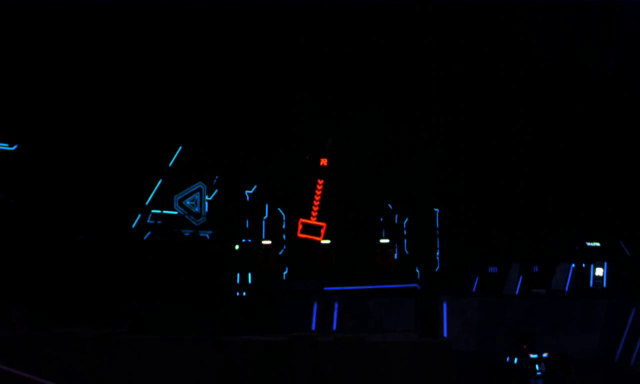
//> input picture frame 28 of week1/招新T4识别能量机关/video.mp4, 1280 x 768 px (shown at 1/2 size)
$ ./main   (built with g++ and OpenCV 4)
//> lines starting //> are read from the running program, lines starting //| are printed output that depends on the picture; after the words box and inside, x2 and y2 are one past the last pixel; in counts of white or black regions, pixels touching at a corner belong together
#include <iostream>
#include <opencv2/core/core.hpp>
#include <opencv2/highgui/highgui.hpp>
#include <opencv2/imgproc.hpp>
#include <opencv2/opencv.hpp>
#include <opencv2/imgproc.hpp>
#include <opencv2/video.hpp>
#include <cmath>
using namespace std;
using namespace cv;
#define Max(a,b) ((a>b)?a:b)
#define Min(a,b) ((a<b)?a:b)
cv::Point2f ctp;
double getDistance(cv::Point2f p1,cv::Point2f p2){
    return	sqrt((p1.x-p2.x)*(p1.x-p2.x)+(p1.y-p2.y)*(p1.y-p2.y));
}
bool cmp(cv::Point2f p1,cv::Point2f p2){
    return getDistance(p1,ctp) < getDistance(p2,ctp);
}
cv::Point2f get5thPoint(cv::Point2f P[],cv::Point2f Rpoint){
    ctp = Rpoint;
    sort(P,P+4,cmp);
    return cv::Point2f((P[0].x+P[1].x)/2, (P[0].y+P[1].y)/2);
}
int getRate(cv::Point2f P[],cv::Point2f Rpoint){
    int min1 =0;
    int min2 =1;
    for(int i=2;i<7;i++){
        if(getDistance(P[i%4],Rpoint)<getDistance(P[min1],Rpoint)) {
            if (min2 != i % 4) {
                min1 = i % 4;
            } else {
                int tt = min2;
                min2 = min1;
                min1 = tt;
            }
        }else if(getDistance(P[i%4],Rpoint)<getDistance(P[min2],Rpoint)){
            if(min1!=i%4) {
                min2 = i % 4;
            }
        }
    }
    if(Max(min1,min2)!=3){
        return max(min1,min2);
    }else if(Min(min1,min2)==0){
        return 0;
    }else{
        return max(min1,min2);
    }

}

cv::Point2f _get5thPoint(cv::Point2f P[],cv::Point2f Rpoint){
    ctp = Rpoint;
    sort(P,P+4,cmp);
    double x1 = P[0].x,y1 = P[0].y;
    double x2 = P[1].x,y2 = P[1].y;
    double x3 = (P[2].x+P[3].x)/2,y3 = (P[2].y+P[3].y)/2;
    double x4 = Rpoint.x,y4 = Rpoint.y;
    double resX = ((x1*y2-y1*x2)*(x3-x4)-(x1-x2)*(x3*y4-y3*x4))/((x1-x2)*(y3-y4)-(y1-y2)*(x3-x4));
    double resY = ((x1*y2-y1*x2)*(y3-y4)-(y1-y2)*(x3*y4-y3*x4))/((x1-x2)*(y3-y4)-(y1-y2)*(x3-x4));
    //return cv::Point2f((P[0].x+P[1].x)/2, (P[0].y+P[1].y)/2);
    return cv::Point2f(resX,resY);
}

int main() {
    const int cycR=20;//to find out centre

    VideoCapture capture;
    Mat OriginalImg;
    capture.open("./video.mp4");
    if(!capture.isOpened()){
        cout<<"can not open ..."<<endl;
        return-1;
    }
    Point2f centre;
    while(capture.read(OriginalImg)) {
//> OriginalImg is the input picture: 768 rows x 1280 cols, CV_8UC3; mean B, G, R 3.8, 1.7, 1.3
        //capture>>OriginalImg;


        //OriginalImg = imread("../ai3.jpg", IMREAD_COLOR);//读取原始彩色图像
        if (OriginalImg.empty())  //判断图像对否读取成功
        {
            cout << "错误!读取图像失败\n";
            return -1;
        }
        imshow("begin", OriginalImg);

        Mat srcImage = OriginalImg;
        vector<Mat> channels;    //vector<Mat>： 可以理解为存放Mat类型的容器（数组）
        split(srcImage, channels);  //对原图像进行通道分离，即把一个3通道图像转换成为3个单通道图像channels[0],channels[1] ,channels[2]
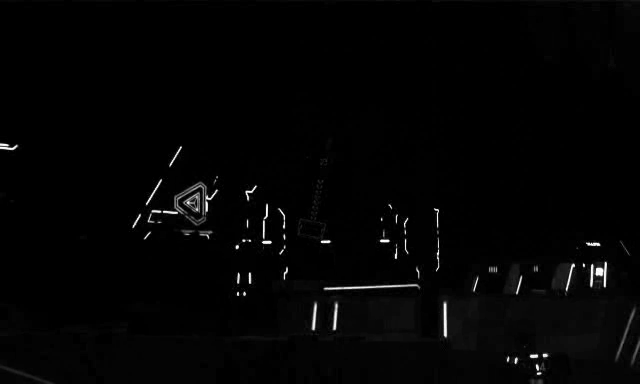
//> channels[0]: 768 rows x 1280 cols, CV_8UC1 (shown at 1/2 size); min 0, max 255, mean 3.8
        vector<Mat> mbgr(3);    //创建类型为Mat，数组长度为3的变量mbgr
        Mat hideChannel(srcImage.size(), CV_8UC1, Scalar(0));//需要隐藏的通道。尺寸与srcImage相同，单通道黑色图像。
        //Apricity-
        //注意：0通道为B分量，1通道为G分量，2通道为R分量。因为：RGB色彩空间在opencv中默认通道顺序为BGR！！！
        //【1】显示彩色的B-蓝色分量。
        Mat imageB(srcImage.size(), CV_8UC3);    //创建尺寸与srcImage相同，三通道图像imageB
        mbgr[0] = channels[0];
        mbgr[1] = hideChannel;
//> mbgr[1]: 768 rows x 1280 cols, CV_8UC1; every value is 0
        mbgr[2] = hideChannel;
        merge(mbgr, imageB);
        //imshow("imageB-蓝色通道", imageB);

        //【2】显示彩色的G分量
        Mat imageG(srcImage.size(), CV_8UC3);//创建尺寸与srcImage相同，三通道图像imageG
        mbgr[0] = hideChannel;
        mbgr[1] = channels[1];
        mbgr[2] = hideChannel;
        merge(mbgr, imageG);
        //imshow("imageG-绿色通道", imageG);

        //【3】显示彩色的R分量
        Mat imageR(srcImage.size(), CV_8UC3);//创建尺寸与srcImage相同，三通道图像imageR
        mbgr[0] = hideChannel;
        mbgr[1] = hideChannel;
        mbgr[2] = channels[2];
        merge(mbgr, imageR);
        //imshow("imageR-红色通道", imageR);

        Mat B = imageB.clone();

        blur(imageB, imageB, Size(3, 3));
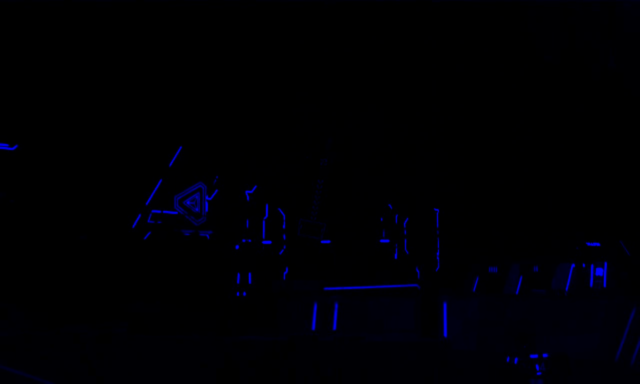
//> imageB: 768 rows x 1280 cols, CV_8UC3 (shown at 1/2 size); mean B, G, R 3.8, 0, 0
        cvtColor(srcImage, srcImage, COLOR_RGB2GRAY);
        cvtColor(imageB, imageB, COLOR_RGB2GRAY);
//> imageB: 768 rows x 1280 cols, CV_8UC1

        srcImage *= 1.5;
        srcImage *= 3;
        srcImage -= 20;
        Mat element = getStructuringElement(MORPH_RECT, Size(3, 3));
        morphologyEx(srcImage, srcImage, MORPH_OPEN, element);
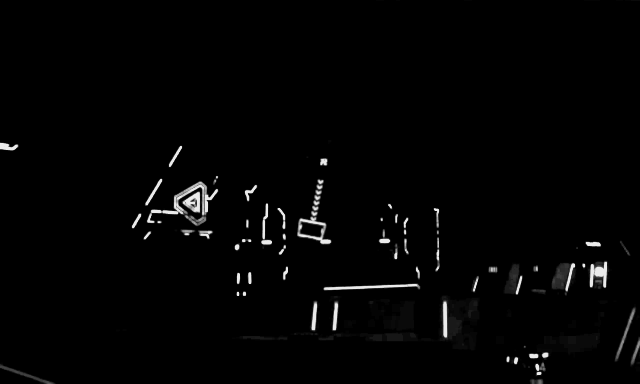
//> srcImage: 768 rows x 1280 cols, CV_8UC1 (shown at 1/2 size); min 0, max 235, mean 4

        imageB = (imageB * 11 - 140) * 1.2;
        imageB *= 4;
        blur(imageB, imageB, Size(3, 3));
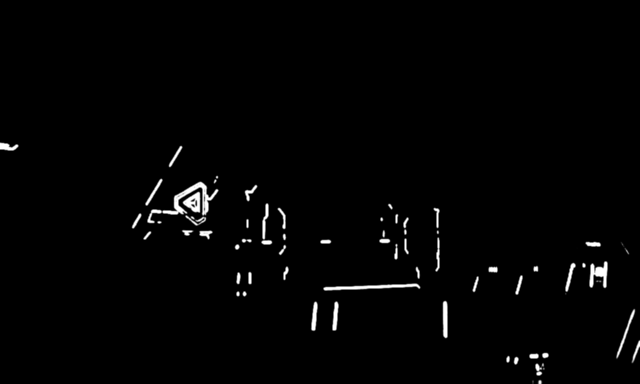
//> imageB: 768 rows x 1280 cols, CV_8UC1 (shown at 1/2 size); min 0, max 255, mean 3.8

        Mat dst = srcImage - imageB;

        morphologyEx(dst, dst, MORPH_OPEN, element);
        namedWindow("形态学处理操作", WINDOW_NORMAL);

        dst = dst * 8 - 700;


        Mat e = getStructuringElement(MORPH_RECT, Size(6, 6));
        morphologyEx(dst, dst, MORPH_CLOSE, e);
        imshow("binery", dst);

        Mat candy_img;
        Canny(dst, candy_img, 300, 200, 3);
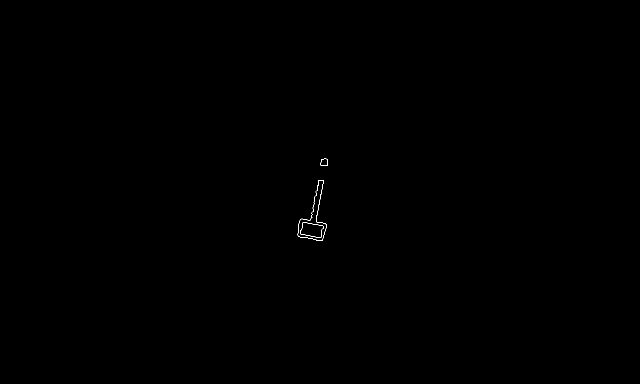
//> candy_img: 768 rows x 1280 cols, CV_8UC1 (shown at 1/2 size); 0.05% white in thin lines or dots, all inside (x1, y1, x2, y2) = (595, 317, 656, 482)
        imshow("canny", candy_img);


        Mat srcImg = dst.clone();
        Mat dstImg = OriginalImg.clone();


        vector<vector<Point>> contours;
        vector<Vec4i> hierarcy;
        vector<vector<Point>> contoursInside;
        vector<Vec4i> hierarcyInside;


        findContours(srcImg, contours, hierarcy, RETR_EXTERNAL, CHAIN_APPROX_SIMPLE);
//> contours = 3 contours, 1 with area under 20; largest, box (x1, y1, x2, y2) and area: (596, 360, 653, 482) 2629, (641, 318, 656, 332) 162
        vector<Rect> boundRect(contours.size());  //定义外接矩形集合

        findContours(srcImg, contoursInside, hierarcyInside, RETR_CCOMP, CHAIN_APPROX_NONE);
//> contoursInside = 4 contours, 1 with area under 20; largest, box (x1, y1, x2, y2) and area: (596, 360, 653, 482) 2629, (600, 444, 648, 476) 1059, (641, 318, 656, 332) 162
        vector<Rect> inboundRect(contoursInside.size());  //定义in接矩形集合

        vector<RotatedRect> box(contours.size()); //定义最小外接矩形集合
        vector<RotatedRect> boxIn(contoursInside.size()); //定义最小in接矩形集合

        vector<vector<Point>> appro(contours.size());//approxPoly
//> appro = 3 empty contours
        Point2f rect[4];


        Point2f rectIn[4];
//Inside
        cout << contours.size() << endl;
//| 3

        vector<vector<Point>> endline;
        vector<int> Blue;
        vector<int> Green;

//GET CENTER-R

        for (int i = 0; i < contours.size(); i++) {

            box[i] = minAreaRect(Mat(contours[i]));  //计算每个轮廓最小外接矩形
            box[i].points(rect);  //把最小外接矩形四个端点复制给rect数组
            if (Max(getDistance(rect[0], rect[2]), getDistance(rect[1], rect[3])) < 8) {
                continue;
            }
            //circle(dstImg, rect[0], 3, Scalar(255, 255, 255), -1, 8);
            //circle(dstImg, Point(box[i].center.x, box[i].center.y), 3, Scalar(0, 255, 0), -1, 8);  //绘制最小外接矩形的中心点
            //rectangle(dstImg, Point(boundRect[i].x, boundRect[i].y), Point(boundRect[i].x + boundRect[i].width, boundRect[i].y + boundRect[i].height), Scalar(0, 255, 0), 2, 8);

            double area = contourArea(contours[i], false);
            cout<<"centre area: "<<area<<endl;
            if (50 < area && area < 500) {
                string flag;
                if(dst.at<uchar>(box[i].center)<100){ flag="true";}else{flag="false";}
                cout<<"bin: "<<flag<<endl;
                if((OriginalImg.at<Vec3b>(box[i].center)[1]>60&&OriginalImg.at<Vec3b>(box[i].center)[2]<100)||(dst.at<uchar>(box[i].center)<100)) {
                    continue;
                }
                centre = Point(box[i].center.x, box[i].center.y);

            }else if(area>1000){

            }

        }
//> this loop made 3 passes
//> (area, centre) on pass 3: (162.5, Point(648, 324))
//> area on pass 2: 2629
//| centre area: 2629
//| centre area: 162.5
//| bin: false
        circle(dstImg, centre,Max(Min(Max(getDistance(rect[0], rect[2]), getDistance(rect[1], rect[3])) / 2,10),9), Scalar(255, 255, 255), 1,8);
//> dstImg: 768 rows x 1280 cols, CV_8UC3; 48 pixels changed, all inside (x1, y1, x2, y2) = (639, 315, 658, 334)
        circle(dstImg, centre,2, Scalar(255, 255, 255), -1,8);
//> dstImg: 768 rows x 1280 cols, CV_8UC3; mean B, G, R 3.8, 1.7, 1.3
        //GET CENTER-R
        cout<<"centre: "<<centre.x<<","<<centre.y<<endl;
//| centre: 648,324
        cout<<"area"<<endl;
        //GET 4/5 +1/5
        for (int i = 0; i < contoursInside.size(); i++) {
            if (hierarcyInside[i][3] < 0) {
                continue;
            } else {
                boxIn[i] = minAreaRect(Mat(contoursInside[i]));
                boxIn[i].points(rectIn);

                if(OriginalImg.at<Vec3b>(boxIn[i].center)[1]>60&&OriginalImg.at<Vec3b>(boxIn[i].center)[2]<100) {
                    continue;
                }

                if (getDistance(rectIn[0], rectIn[2]) > 60) {
                    continue;
                }
                vector<Point> con;
                // [4 lines of commented-out code are left out]
                cout << "Rate: "<<getRate(rectIn, centre) << endl;
                int Rate0 = getRate(rectIn, centre);
                for (int j = 0; j < 4; j++) {
                    con.push_back(rectIn[(Rate0 + j) % 4]);

                }

                //-
                boxIn[i] = minAreaRect(Mat(contoursInside[hierarcyInside[i][3]]));  //计算每个轮廓最小外接矩形

                boxIn[i].points(rectIn);  //把最小外接矩形四个端点复制给rect数组
                //int u=3,v=5;
                //con.push_back(  (  u*(rectIn[Rate0]+rectIn[(Rate0+5)%4])  /2+v*centre)/(u+v)  );
                con.push_back(_get5thPoint(rectIn, centre));
                endline.push_back(con);
                double area = contourArea(contoursInside[hierarcyInside[i][3]], false);
                cout << area << endl;
                if (area > 4000) {
                    Blue.push_back(255);
                    Green.push_back(0);
                } else if (area < 500) {

                } else {
                    Blue.push_back(0);
                    Green.push_back(255);
                }
                //-
            }
        }
//> this loop made 4 passes
//> (Rate0, x1 in _get5thPoint, y1 in _get5thPoint, x2 in _get5thPoint, y2 in _get5thPoint, x3 in _get5thPoint, y3 in _get5thPoint, x4 in _get5thPoint) on pass 3: (3, 615.3, 354.9, 669.4, 365.3, 619.6, 477.6, 648)
//| Rate: 3
//| 2629
//GET 5/5
        cout << "finish geting" << endl;
//DRAW
        for (int i = 0; i < endline.size(); i++) {
            drawContours(dstImg, endline, i, Scalar(Blue[i], Green[i], 0), 2, 8);  //绘制多边形逼近
        }
//> this loop made 1 pass
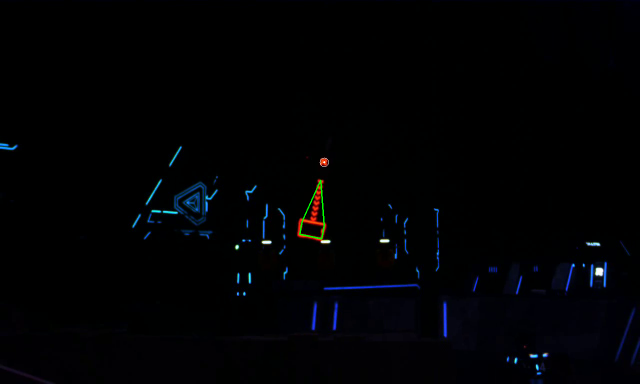
//> dstImg: 768 rows x 1280 cols, CV_8UC3 (shown at 1/2 size); mean B, G, R 3.8, 1.9, 1.3

        imshow("end", dstImg);

        waitKey(15);
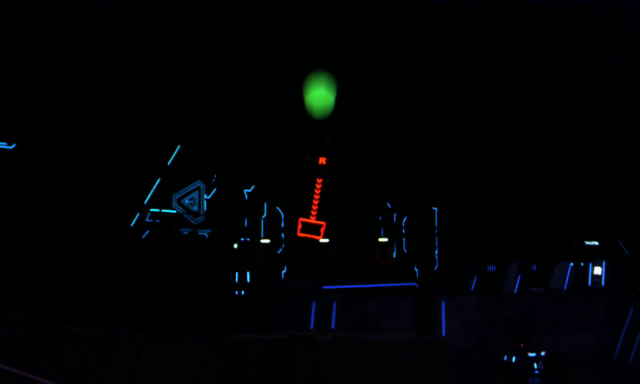
//> input picture frame 29 of week1/招新T4识别能量机关/video.mp4, 1280 x 768 px (shown at 1/2 size)
    }
    capture.release();
    return 0;

}
